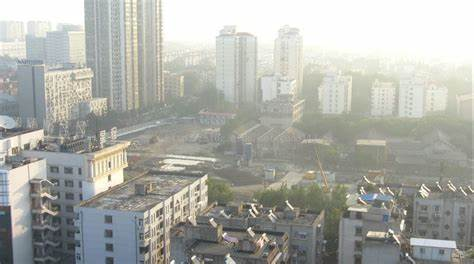
%> input picture hw2/code/test3.jpeg, 474 x 264 px
$ octave test_histeq.m   (GNU Octave 9; MATLAB toolbox functions it lacks are replaced by stand-ins)
%> lines starting %> are read from the running program, lines starting %| are printed output that depends on the picture; in (x1, y1, x2, y2) boxes, pixels count from 0 and x2, y2 are one past the last pixel; in counts of white or black regions, pixels touching at a corner belong together; the program's own positions count from 1
### hw2/code/Histogram_equalization.m
function [output] = Histogram_equalization(input_image)
%first test the image is a RGB or gray image
if numel(size(input_image)) == 3
    %this is a RGB image
    %here is just one method, if you have other ways to do the
    %equalization, you can change the following code

    r=input_image(:,:,1);
    n=input_image(:,:,2);
    b=input_image(:,:,3);
    r1 = hist_equal(r);
    n1 = hist_equal(n);
    b1 = hist_equal(b);
    output = cat(3,r1,n1,b1);

else
    [output] = hist_equal(input_image);

end

% [12 lines of commented-out code are left out]
end

### hw2/code/hist_equal.m
function [output2] = hist_equal(input_channel)
    input_channel = im2double(input_channel);
    [M,N] = size(input_channel);
    %使用函数imhist获得图像某一通道的直方图。
    [nums,x] = imhist(input_channel);
    %去除直方图中个数为零的灰度级
    real = find(nums~=0);
    for j = 1:length(real)
        %获得累积直方图
        CDF = sum(nums(real(1:j)));
        location = input_channel==x(real(j));
        input_channel(location) = CDF/(M*N);
     end
     [output2] = input_channel;
end

### hw2/code/Histogram_equalization_2.m
function [output] = Histogram_equalization_2(input_rgb_image)
    %change the rgb image to hsv image
    hsv = rgb2hsv(input_rgb_image);
    h = hsv(:,:,1);
    s = hsv(:,:,2);
    v = hsv(:,:,3);
    V = hist_equal(v);
    hsv_c = cat(3,h,s,V);
    output = hsv2rgb(hsv_c);
end

### hw2/code/Histogram_equalization_3.m
function [output] = Histogram_equalization_3(input_rgb_image)
    %change the rgb image to hsi image
    HSI = rgb2hsi(input_rgb_image);
    h = HSI(:,:,1);
    s = HSI(:,:,2);
    i = HSI(:,:,3);
    i2 = hist_equal(i);
    hsi_c = cat(3,h,s,i2);
    output = hsi2rgb(hsi_c);

    %注*1：
    %函数rgb2hsi与函数hsi2rgb均来源于csdn博客，
    %仅用于测试rgb图像转为hsi图像时对I进行直方图均衡化的效果
    %不作为本人实验代码的个人内容。

    %注*2：
    %按照网上大佬们的说法对rgb转为hsv与hsi后对V和I进行直方图均衡化处理，得到的应该是效果相似的结果。
    %但此处使用hsi后产生了较大的失真，图片有强烈的破碎感。
    %尝试将hist_equal单独写出来并保证对rgb，hsi，hsv三种图像做同样的处理后转换为hsi这一方式依旧有较大失真
    %怀疑是这两个rgb转hsi与hsi转rgb的函数有问题。目前尚未解决。
    function hsi = rgb2hsi(rgb)
        rgb = im2double(rgb);
        r = rgb(:,:,1);
        g = rgb(:,:,2);
        b = rgb(:,:,3);

        numerator = 0.5*((r-g)+(r-b));
        deno = sqrt((r-g).^2 + (r-b).*(g-b));
        theta = acos(numerator./(deno+eps));
        H = theta;

        %H在b>g时取2pi-H而在b<g时取H，H代表一个角的角度，取值为[0,2pi]
        H(b>g) = 2*pi - H(b>g);
        H = H/(2*pi);

        numerator = min(min(r,g),b);
        deno = r+g+b;
        deno(deno == 0) = eps;
        S = 1-3.*numerator./deno;

        H(S==0) = 0;

        I = (r+g+b)/3;

        hsi = cat(3,H,S,I);

    end
    function rgb = hsi2rgb(hsi)
        H = hsi(:,:,1)*2*pi;
        S = hsi(:,:,2);
        I = hsi(:,:,3);

        R = zeros(size(hsi,1),size(hsi,2));
        G = zeros(size(hsi,1),size(hsi,2));
        B = zeros(size(hsi,1),size(hsi,2));
        %RG
        idx = find((0<=H)&(H < 2*pi/3));
        B(idx) = I(idx).*(1-S(idx));
        R(idx) = I(idx).*(1+S(idx).*cos(H(idx))./cos(pi/3-H(idx)));
        G(idx) = 3*I(idx) - (R(idx)+B(idx));
        %BG
        idx = find((2*pi/3 <= H)&(H < 4*pi/3));
        R(idx) = I(idx) .*(1-S(idx));
        G(idx) = I(idx) .*(1+S(idx).*cos(H(idx)-2*pi/3)./cos(pi-H(idx)));
        B(idx) = 3*I(idx)-(R(idx)+G(idx));
        %BR
        idx = find((4*pi/3 <= H) & (H <= 2*pi));
        G(idx) = I(idx).*(1-S(idx));
        B(idx) = I(idx).*(1+S(idx).*cos(H(idx)-4*pi/3)./cos(5*pi/3-H(idx)));
        R(idx) = 3*I(idx)-(G(idx)+B(idx));

        rgb = cat(3,R,G,B);
        rgb = max(min(rgb,1),0);
    end
end

### hw2/code/test_histeq.m
%test histeq
I = imread('test3.jpeg');
%> I is the input picture: size 264x474x3 uint8; mean R, G, B 171.6, 172.9, 166.6
[J] = Histogram_equalization(I);
%> in hist_equal, `[nums,x] = imhist(input_channel);`: nums = 256 values, max 14505 at index 255, min 0 at index 1, mean 488.8; x = 256 values from 0 to 1
%> in hist_equal, `real = find(nums~=0);`: real = 223 values from 29 to 256
%> the loop in hist_equal, `for j = 1:length(real)` made 223 passes
%> CDF on passes 1 to 3: 1, 2, 3
%> pass 1, in hist_equal, `location = input_channel==x(real(j));`:
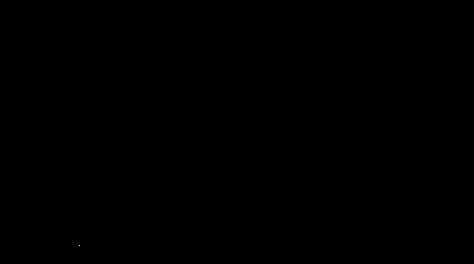
%> location: size 264x474 logical; 0% white in thin lines or dots, all inside (x1, y1, x2, y2) = (79, 245, 80, 246)
%> after the loop in hist_equal, `for j = 1:length(real)`:
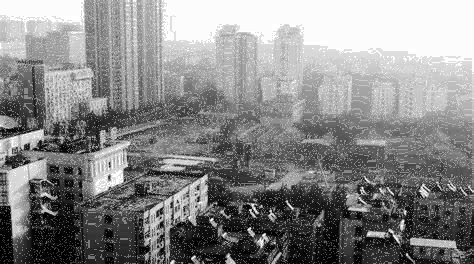
%> input_channel: size 264x474 double; min 7.99e-06, max 1, mean 0.535
%> in hist_equal (call 2), `[nums,x] = imhist(input_channel);`: nums = 256 values, max 14068 at index 255, min 0 at index 1, mean 488.8
%> in hist_equal (call 2), `real = find(nums~=0);`: real = 217 values from 31 to 256
%> the loop in hist_equal (call 2), `for j = 1:length(real)` made 217 passes
%> after the loop in hist_equal (call 2), `for j = 1:length(real)`:
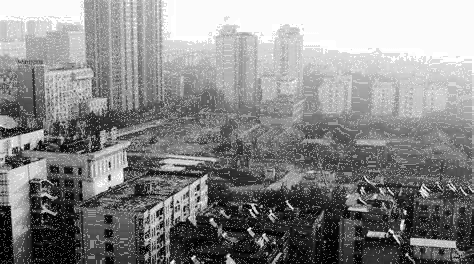
%> input_channel: size 264x474 double; min 7.99e-06, max 1, mean 0.535; mean of the top-left, top-right, bottom-left and bottom-right quarters 0.648, 0.81, 0.367, 0.316
if numel(size(I)) == 3
    [K] = Histogram_equalization_2(I);
%> in Histogram_equalization_2, `hsv = rgb2hsv(input_rgb_image);`: hsv: size 264x474x3 double; mean H, S, V 0.249, 0.0748, 0.688
%> in Histogram_equalization_2, `hsv_c = cat(3,h,s,V);`: hsv_c: size 264x474x3 double; mean H, S, V 0.249, 0.0748, 0.537
    figure, imshow(K)
    [L] = Histogram_equalization_3(I);
%> in rgb2hsi, `H(b>g) = 2*pi - H(b>g);`: H: size 264x474 double; min 7.88e-08, max 6.24, mean 1.73
%> in rgb2hsi, `H(S==0) = 0;`:
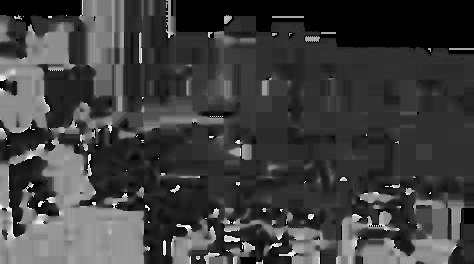
%> H: size 264x474 double; min 0, max 0.993, mean 0.249
%> in Histogram_equalization_3, `hsi_c = cat(3,h,s,i2);`:
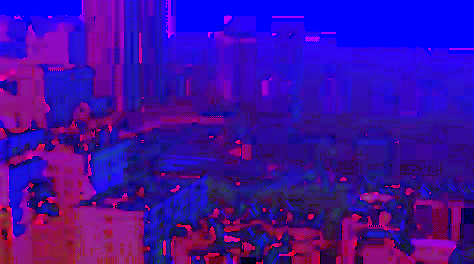
%> hsi_c: size 264x474x3 double; mean R, G, B 0.249, 0.0444, 0.637
%> in hsi2rgb, `idx = find((0<=H)&(H < 2*pi/3));`: idx = 93967 values from 1 to 125136
%> in hsi2rgb, `R(idx) = I(idx).*(1+S(idx).*cos(H(idx))./cos(pi/3-H(idx)));`:
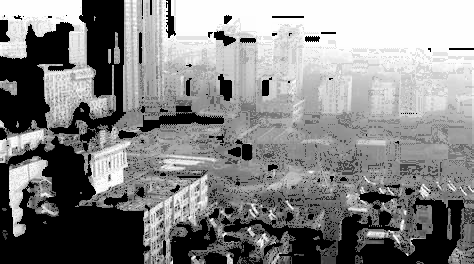
%> R: size 264x474 double; min 0, max 1, mean 0.522; drawn with min black and max white
%> in hsi2rgb, `idx = find((2*pi/3 <= H)&(H < 4*pi/3));`: idx = 27832 values from 21 to 122704
%> in hsi2rgb, `idx = find((4*pi/3 <= H) & (H <= 2*pi));`: idx = 3337 values from 75 to 124922
%> in hsi2rgb, `G(idx) = I(idx).*(1-S(idx));`:
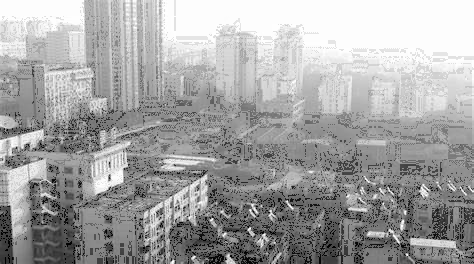
%> G: size 264x474 double; min 3.12e-05, max 1, mean 0.646; drawn with min black and max white
    figure, imshow(L)
end
figure, imshow(I)
figure, imshow(J)

$ run again, with hw2/code/test2.jpeg copied over hw2/code/test3.jpeg
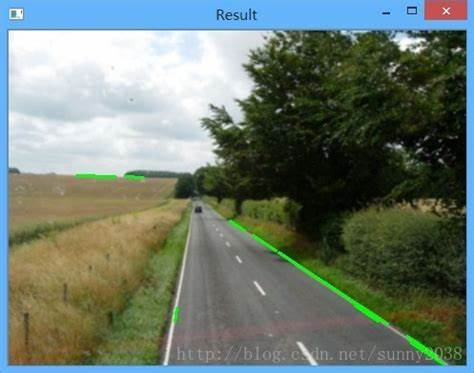
%> input picture hw2/code/test2.jpeg, 474 x 373 px
%> I is the input picture: size 373x474x3 uint8; mean R, G, B 109.8, 122.9, 112.2
%> nums = 256 values, max 3534 at index 105, min 86 at index 179, mean 690.6; x = 256 values from 0 to 1
%> real = 256 values from 1 to 256
%> the loop in hist_equal, `for j = 1:length(real)` made 256 passes
%> CDF on passes 1 to 3: 478, 667, 990
%> pass 1, in hist_equal, `location = input_channel==x(real(j));`:
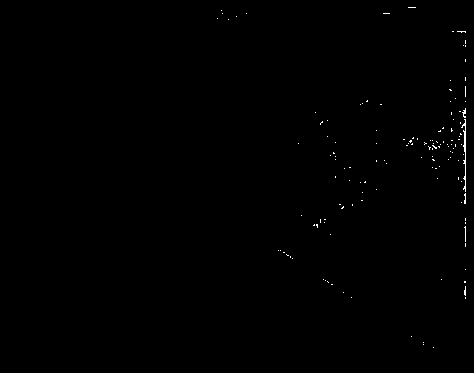
%> location: size 373x474 logical; 0.27% white in thin lines or dots, all inside (x1, y1, x2, y2) = (217, 7, 466, 348)
%> the loop in hist_equal (call 2), `for j = 1:length(real)` made 256 passes
%> CDF on passes 1 to 3: 15, 57, 113
%> hsv: size 373x474x3 double; mean H, S, V 0.319, 0.382, 0.528
%> hsv_c: size 373x474x3 double; mean H, S, V 0.319, 0.382, 0.505
%> I: size 373x474 double
%> in rgb2hsi, `hsi = cat(3,H,S,I);`:
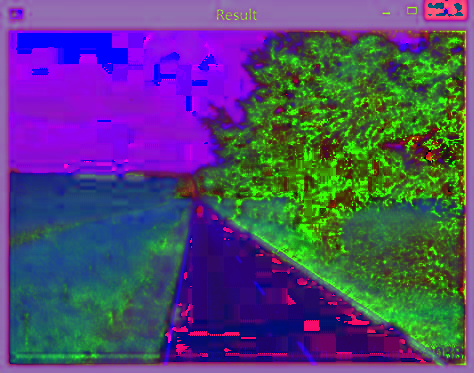
%> hsi: size 373x474x3 double; mean R, G, B 0.319, 0.284, 0.451
%> in hsi2rgb, `idx = find((0<=H)&(H < 2*pi/3));`: idx = 115285 values from 3571 to 173391
%> in hsi2rgb, `idx = find((2*pi/3 <= H)&(H < 4*pi/3));`: idx = 58439 values from 1 to 176802
%> in hsi2rgb, `idx = find((4*pi/3 <= H) & (H <= 2*pi));`: idx = 3078 values from 4536 to 174208

$ run again, with hw2/code/color.jpg copied over hw2/code/test3.jpeg
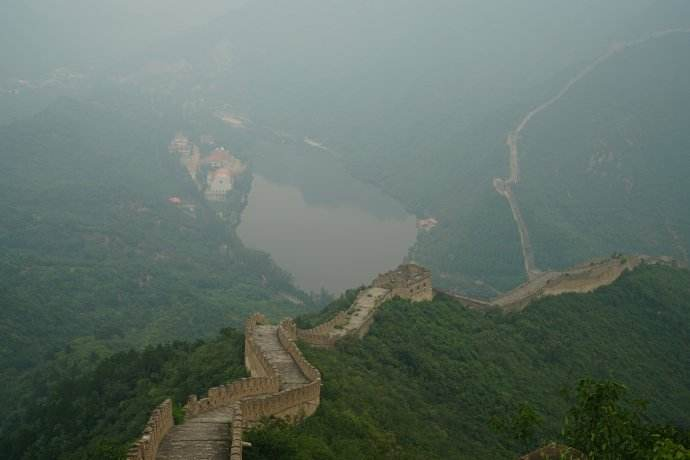
%> input picture hw2/code/color.jpg, 690 x 460 px
%> I is the input picture: size 460x690x3 uint8; mean R, G, B 97.7, 112.3, 103.9
%> nums = 256 values, max 4294 at index 141, min 0 at index 1, mean 1239.8; x = 256 values from 0 to 1
%> real = 195 values from 2 to 202
%> the loop in hist_equal, `for j = 1:length(real)` made 195 passes
%> CDF on passes 1 to 3: 1, 2, 4
%> the loop in hist_equal (call 2), `for j = 1:length(real)` made 173 passes
%> CDF on passes 1 to 3: 2, 4, 7
%> nums = 256 values, max 3587 at index 172, min 0 at index 187, mean 1239.8
%> real = 186 values from 1 to 186
%> the loop in hist_equal (call 3), `for j = 1:length(real)` made 186 passes
%> CDF on passes 1 to 3: 586, 727, 892
%> pass 1, in hist_equal (call 3), `location = input_channel==x(real(j));`:
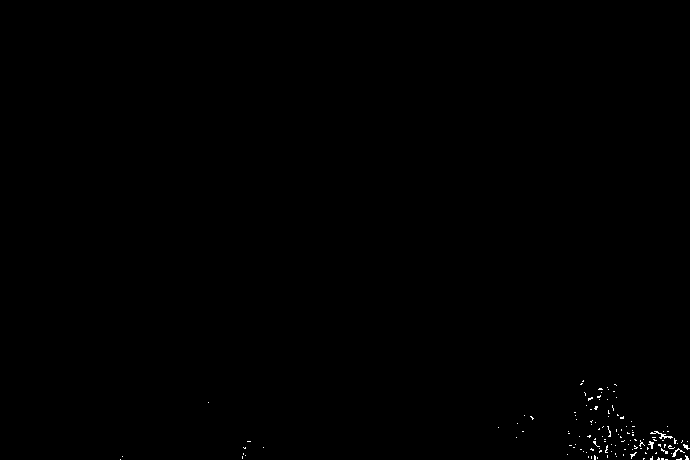
%> location: size 460x690 logical; 0.18% white in thin lines or dots, all inside (x1, y1, x2, y2) = (120, 380, 690, 460)
%> hsv: size 460x690x3 double; mean H, S, V 0.399, 0.213, 0.443
%> hsv_c: size 460x690x3 double; mean H, S, V 0.399, 0.213, 0.494
%> I: size 460x690 double
%> in hsi2rgb, `idx = find((0<=H)&(H < 2*pi/3));`: idx = 93198 values from 12409 to 317400
%> in hsi2rgb, `idx = find((2*pi/3 <= H)&(H < 4*pi/3));`: idx = 224158 values from 1 to 317366
%> in hsi2rgb, `R(idx) = I(idx) .*(1-S(idx));`:
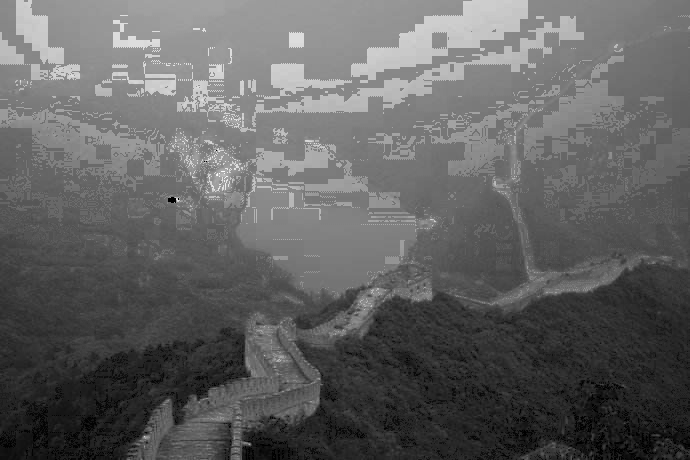
%> R: size 460x690 double; min 0, max 1.05, mean 0.405; drawn with min black and max white
%> in hsi2rgb, `idx = find((4*pi/3 <= H) & (H <= 2*pi));`: idx = 44 values from 77479 to 99511

$ run again, with hw2/code/test1.jpg copied over hw2/code/test3.jpeg
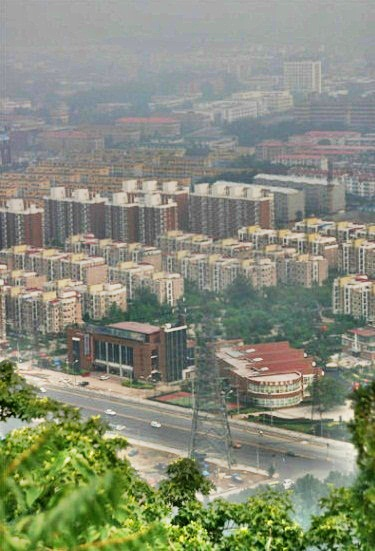
%> input picture hw2/code/test1.jpg, 375 x 551 px
%> I is the input picture: size 551x375x3 uint8; mean R, G, B 134.6, 139.9, 121.1
%> nums = 256 values, max 3428 at index 165, min 0 at index 252, mean 807.1; x = 256 values from 0 to 1
%> real = 251 values from 1 to 251
%> the loop in hist_equal, `for j = 1:length(real)` made 251 passes
%> CDF on passes 1 to 3: 35, 41, 54
%> the loop in hist_equal (call 2), `for j = 1:length(real)` made 243 passes
%> CDF on passes 1 to 3: 1, 4, 5
%> hsv: size 551x375x3 double; mean H, S, V 0.304, 0.204, 0.567
%> hsv_c: size 551x375x3 double; mean H, S, V 0.304, 0.204, 0.51
%> I: size 551x375 double
%> in hsi2rgb, `idx = find((0<=H)&(H < 2*pi/3));`: idx = 126059 values from 1 to 206625
%> in hsi2rgb, `G(idx) = 3*I(idx) - (R(idx)+B(idx));`:
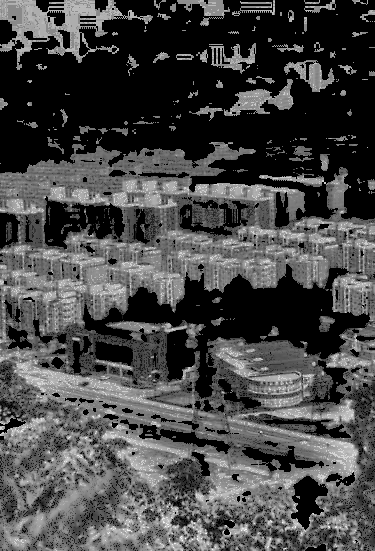
%> G: size 551x375 double; min 0, max 1.19, mean 0.335; drawn with min black and max white
%> in hsi2rgb, `idx = find((2*pi/3 <= H)&(H < 4*pi/3));`: idx = 70359 values from 21 to 206451
%> in hsi2rgb, `idx = find((4*pi/3 <= H) & (H <= 2*pi));`: idx = 10207 values from 47 to 206266
